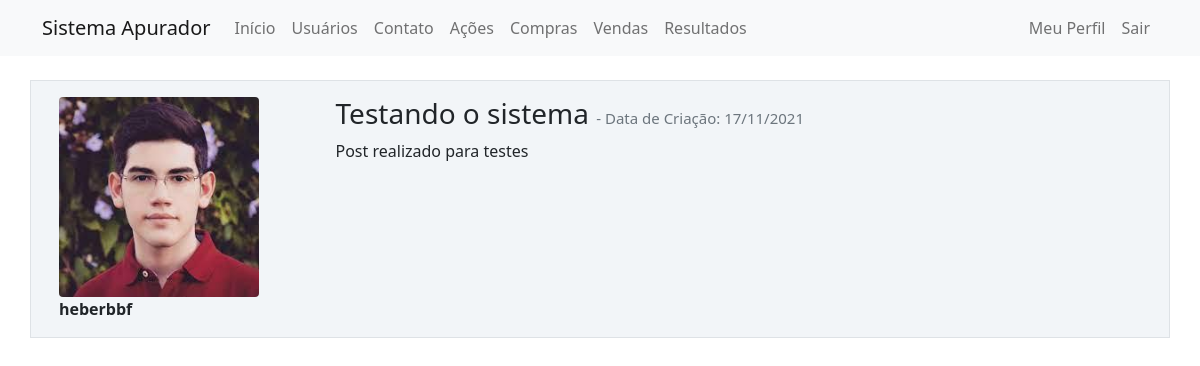
Screenshot of /post/3 (signed in) with the database file from the repository.
### app/models.py (models this page shows, shortened)
class Usuario(database.Model, UserMixin):
    id = database.Column(database.Integer, primary_key=True)
    username = database.Column(database.String, nullable=False)
    email = database.Column(database.String, nullable=False, unique=True)
    senha = database.Column(database.String, nullable=False)
    foto_perfil = database.Column(database.String, default='default.jpg')
    posts = database.relationship('Post', backref='autor', lazy=True)
    cursos = database.Column(database.String, nullable=False, default='Não Informado')
    compras = database.relationship('Compras', backref='autor', lazy=True)
    vendas = database.relationship('Vendas', backref='autor', lazy=True)
    apuracao = database.relationship('Apuracao', backref='autor', lazy=True)

class Post(database.Model):
    id = database.Column(database.Integer, primary_key=True)
    titulo = database.Column(database.String, nullable=False)
    corpo = database.Column(database.Text, nullable=False)
    data_criacao = database.Column(database.DateTime, nullable=False, default=datetime.utcnow)
    id_usuario = database.Column(database.Integer, database.ForeignKey('usuario.id'), nullable=False)

### app/routes.py (the view)
@app.route('/post/<post_id>', methods=['GET', 'POST'])
@login_required
def exibir_post(post_id):
    post = Post.query.get(post_id)
    if current_user == post.autor:
        form = FormCriarPost()
        if request.method == 'GET':
            form.titulo.data = post.titulo
            form.corpo.data = post.corpo
        elif form.validate_on_submit():
            post.titulo = form.titulo.data
            post.corpo = form.corpo.data
            database.session.commit()
            flash('Post Atualizado com Sucesso', 'alert-success')
            return redirect(url_for('home'))
    else:
        form = None
    return render_template('post.html', post=post, form=form)

### app/models.py (called while the page is built)
@login_manager.user_loader
def load_usuario(id_usuario):
    return Usuario.query.get(int(id_usuario))

### app/templates/post.html (shortened to what this page needs)
{% extends 'base.html' %}
{% block body %}
        <div class="container mt-3">
            <div class="row border mt-4 p-3 meupost">
                <div class="col col-3">
                    <div class="image pe-2"> <img src="{{ url_for('static', filename='fotos_perfil/{}'.format(post.autor.foto_perfil)) }}" class="rounded" width="200"> </div>
                    <strong>{{ post.autor.username }}</strong>
                </div>
                <div class="col col-9">
                    <h3>{{ post.titulo }}
                    <small class="text-muted" style="font-size: 15px"> - Data de Criação: {{ post.data_criacao.strftime('%d/%m/%Y') }}
                    </small>
                    </h3>
                    <p>{{ post.corpo }}</p>
                </div>
            </div>
        </div>
{% endblock %}

### app/static/main.css (style rules this page uses)
.meupost { background: #f2f5f8 !important; }

### rows the page displays
Usuario: foto_perfil (picture), autor.username "heberbbf"
Post: titulo "Testando o sistema", data_criacao "17/11/2021", corpo "Post realizado para testes"
